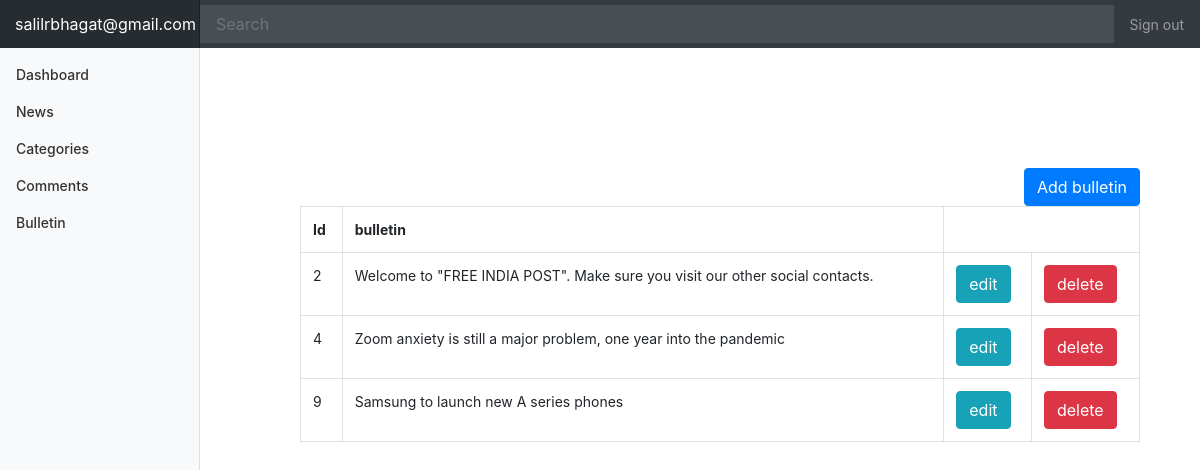
Page /bulletin.php (signed in) on the committed database.
### tables this page shows
CREATE TABLE `bulletin` (
  `id` int(11) NOT NULL,
  `bulletin` varchar(1000) NOT NULL
);

### bulletin.php (the view, shortened to what this page needs)
<?php
 include('include/header.php');
 ?>
  <div style=" width: 70%; margin-left: 25%; margin-top: 10%">
  	    <div class="text-right">
  	    <a   class="btn btn-primary" href="addbulletin.php">Add bulletin</a>
   </div>
    <table class="table table-bordered">
       <tr>
         <th>Id</th>
         <th>bulletin</th>
       </tr>
        <?php
        include('db/connection.php');
        $query=mysqli_query($conn,"select * from bulletin");
        while($row=mysqli_fetch_array($query)){
        ?>
        <tr>
          <td><?php echo $row['id'];?></td>
           <td><?php echo $row['bulletin'];?></td>
            <td> <a href="editbulletin.php?edit=<?php echo $row['id']; ?>" class="btn btn-info" >edit</a></td>
            <td> <a href="deletebulletin.php?del=<?php echo $row['id']; ?>" class="btn btn-danger" >delete</a></td>
        </tr>
       <?php } ?>
    </table>
  </div>

### style/dashboard.css (style rules this page uses)
body { font-size: .875rem; }

### rows in the picture
bulletin: id "2", bulletin "Welcome to \"FREE INDIA POST\". Make sure you visit our other social contacts."
bulletin: id "4", bulletin "Zoom anxiety is still a major problem, one year into the pandemic"
bulletin: id "9", bulletin "Samsung to launch new A series phones"

### other values in the picture
$_SESSION['email'] "salilrbhagat@gmail.com"
